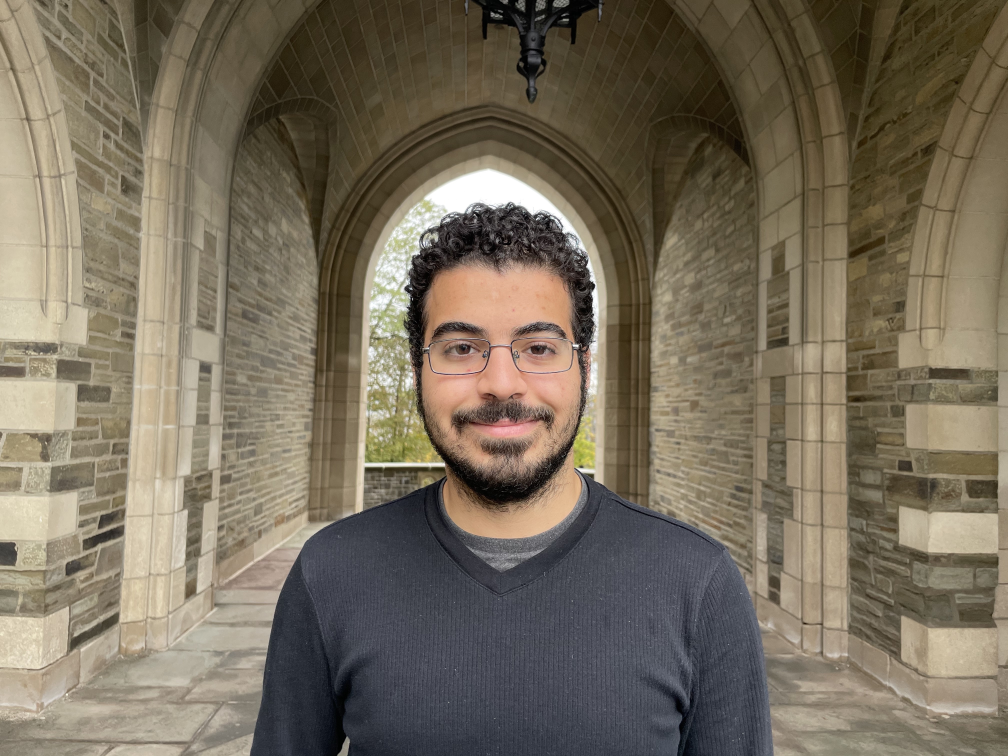
#> input picture uploads/Christopher_De Jesus.jpeg, 4032 x 3024 px, given in place of Christopher_De Jesus.jpg, which was not available (shown at 1/4 size)
$ python client_test.py
#> lines starting #> are read from the running program, lines starting #| are printed output that depends on the picture
from requests import post
import cv2
import time
import json

im = cv2.imread('Christopher_De Jesus.jpg')
#> im is the input picture: shape (3024, 4032, 3); mean B, G, R 92.4, 109.4, 119.3


im = cv2.resize(im, (0, 0), fx=0.25, fy=0.25)
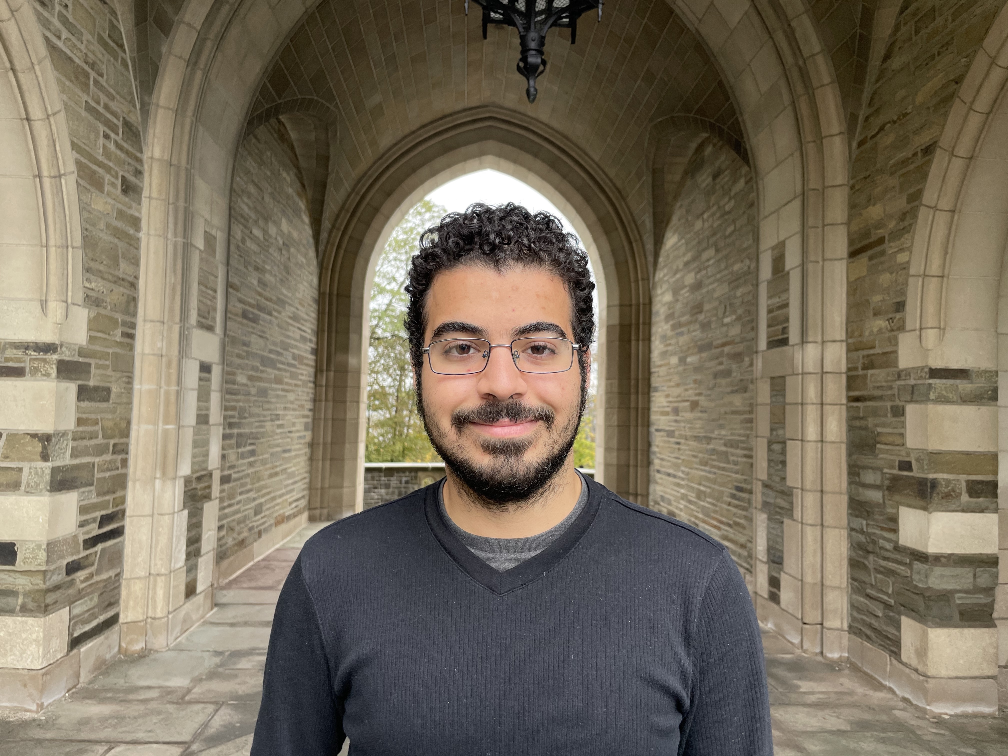
#> im: shape (756, 1008, 3); mean B, G, R 92.5, 109.5, 119.4

cv2.imshow('Image pre-detection', im)

print('Starting')
start = time.time()
#> (the run stopped early here; a loop or call above may not have finished)

$ run again, with uploads/Alison Duan.jpeg copied over uploads/Christopher_De Jesus.jpeg
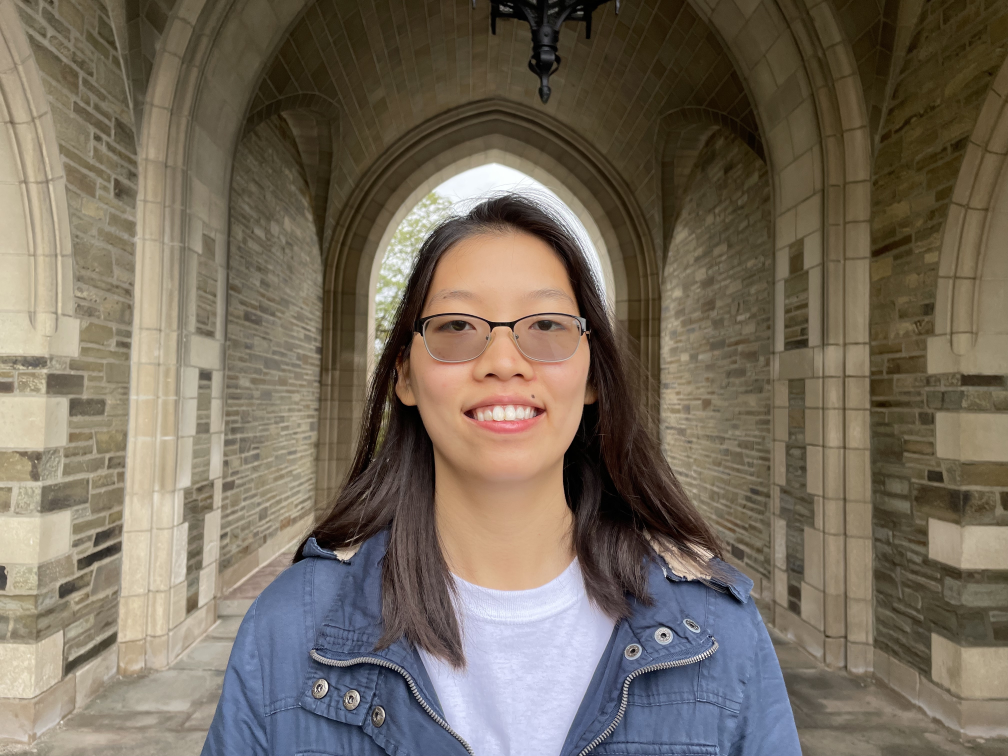
#> input picture uploads/Alison Duan.jpeg, 4032 x 3024 px, given in place of Christopher_De Jesus.jpg, which was not available (shown at 1/4 size)
#> im is the input picture: shape (3024, 4032, 3); mean B, G, R 92.6, 107, 117.5
#> `im = cv2.resize(im, (0, 0), fx=0.25, fy=0.25)`:
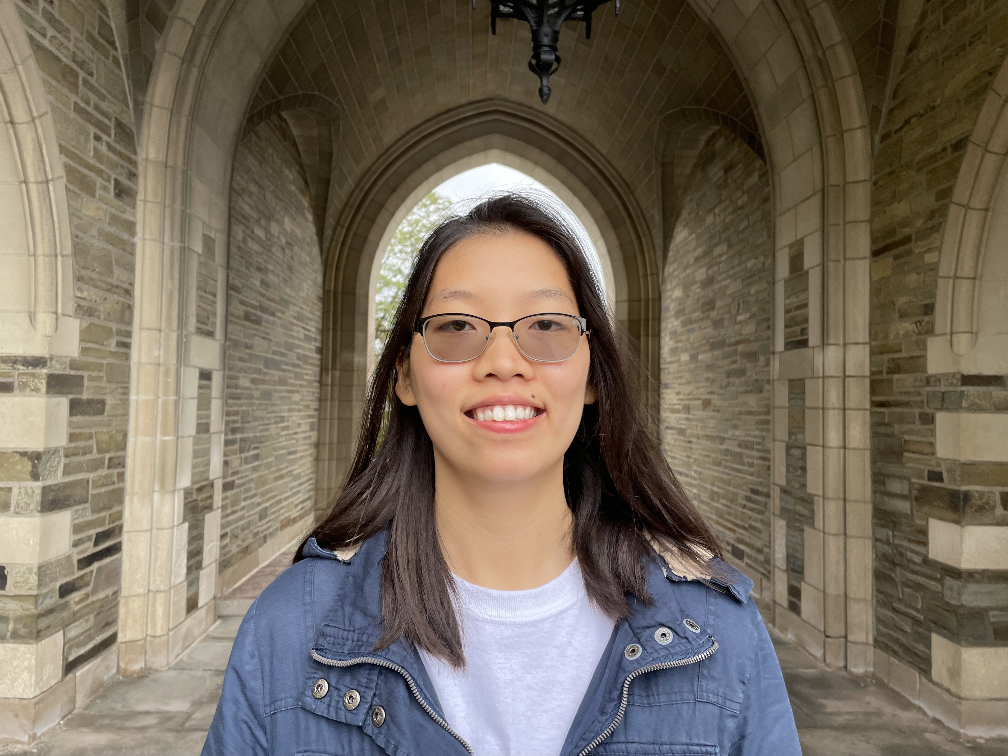
#> im: shape (756, 1008, 3); mean B, G, R 92.8, 107.2, 117.7

$ run again, with uploads/Alyssa Jarvis.jpeg copied over uploads/Christopher_De Jesus.jpeg
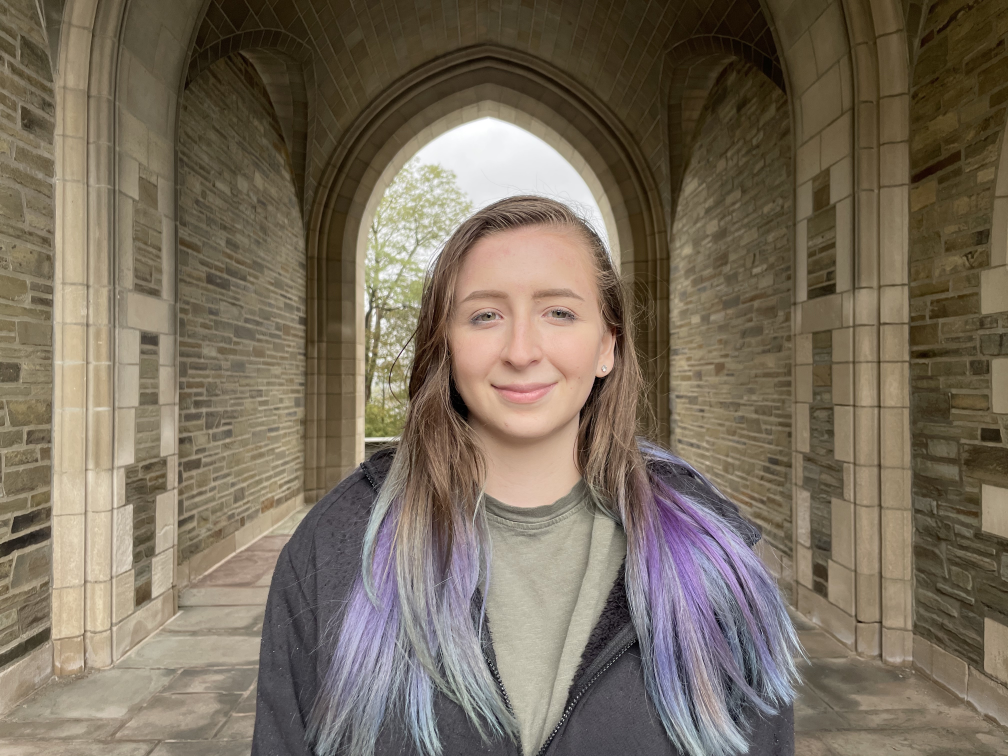
#> input picture uploads/Alyssa Jarvis.jpeg, 4032 x 3024 px, given in place of Christopher_De Jesus.jpg, which was not available (shown at 1/4 size)
#> im is the input picture: shape (3024, 4032, 3); mean B, G, R 92.5, 108.8, 120.5
#> `im = cv2.resize(im, (0, 0), fx=0.25, fy=0.25)`:
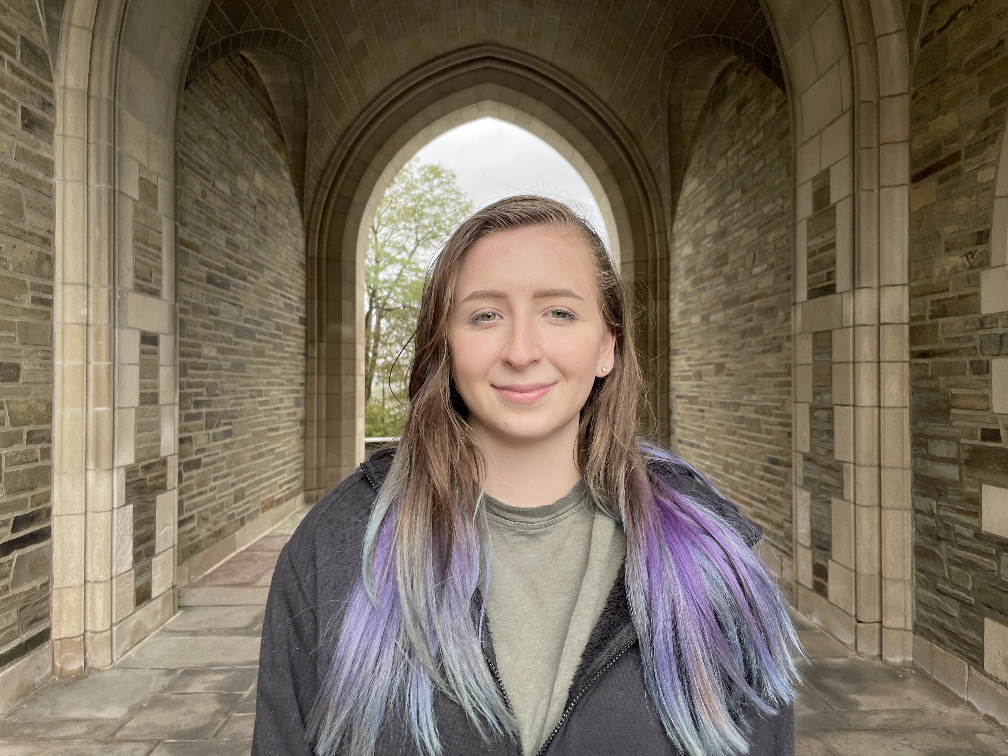
#> im: shape (756, 1008, 3); mean B, G, R 92.6, 108.9, 120.6
